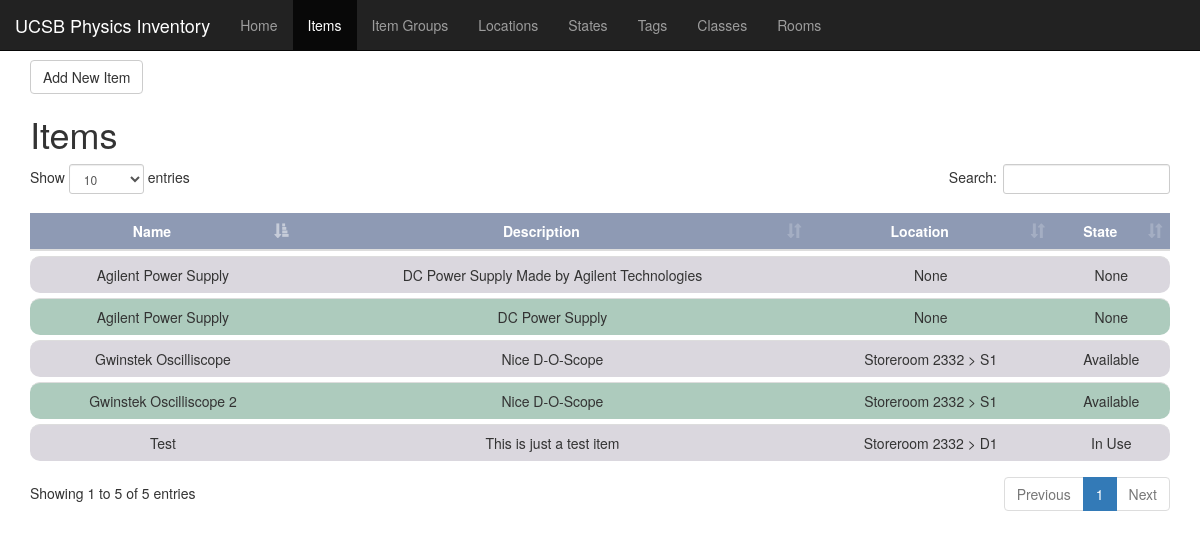
/items, run on an earlier commit of the app's database.
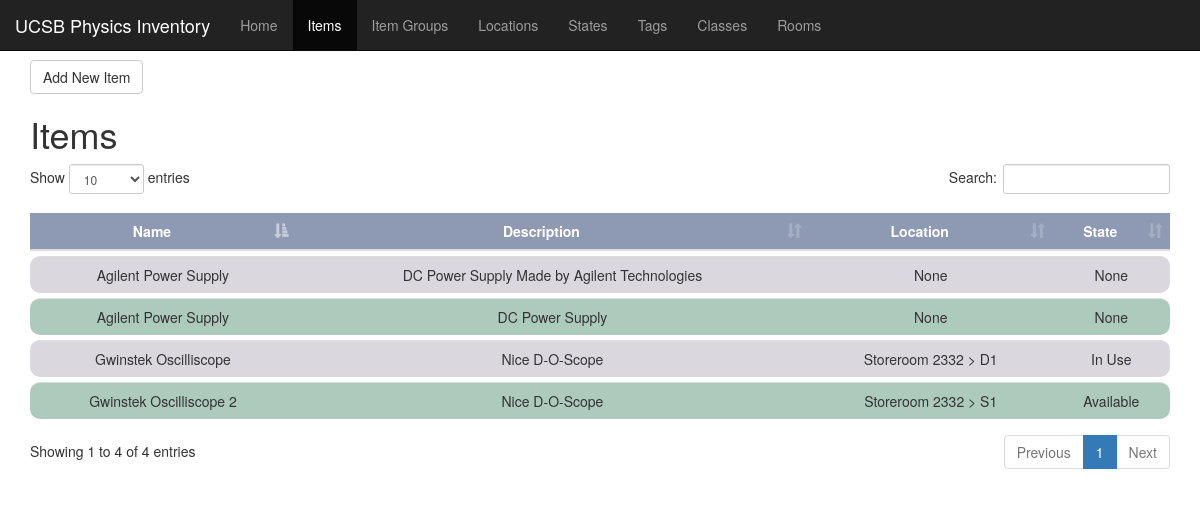
And on a later commit of the database.
### inventory/models.py (models this page shows, shortened)
class Item(models.Model):
    name = models.CharField(max_length=50)
    description = models.CharField(max_length=140)
    barcode = models.PositiveIntegerField(blank=True, null=True)
    group = models.ForeignKey(Group, blank=True, null=True)
    location = models.ForeignKey(Location, blank=True, null=True)
    state = models.ForeignKey(State, blank=True, null=True)
    tags = models.ManyToManyField(Tag, blank=True, null=True)
    classes = models.ManyToManyField(Class, blank=True, null=True)
    checkout_date = models.DateTimeField('check out date', blank=True, null=True)
    checkin_date = models.DateTimeField('check in date', blank=True, null=True)

class IterModel(object):
    def __iter__(self):
        for i in vars(self):
            if i == "id" or i.startswith("_"):
                continue
            elif i.endswith('id'):
                i = i.replace("_id", '_set')
                yield (i, getattr(self, str(i)))
            else:
                yield (i, getattr(self, str(i)))

class Location(models.Model, IterModel):
    name = models.CharField(max_length=50)
    description = models.CharField(max_length=140)
    room = models.ForeignKey("Room")
    barcode = models.PositiveIntegerField(blank=True, null=True)
    def __str__(self):
        return str(self.room) + " > " + self.name

class Room(models.Model, IterModel):
    name = models.CharField(max_length=50)
    description = models.CharField(max_length=140)
    number = models.PositiveIntegerField()
    barcode = models.PositiveIntegerField(blank=True, null=True)
    def __str__(self):
        return self.name

class State(models.Model, IterModel):
    name = models.CharField(max_length=50)
    description = models.CharField(max_length=140)
    barcode = models.PositiveIntegerField(blank=True, null=True)
    def __str__(self):
        return self.name

### inventory/views.py (the view)
# urls.py: url(r'^items$', views.GenericListView.as_view(columns=['name', 'description', 'location', 'state']), name='items'),
class GenericListView(ListView):
    model = Item
    template_name = "lists.html"
    columns = None
    title = None
    def get_context_data(self, **kwargs):
        context = super(GenericListView, self).get_context_data(**kwargs)
        context['columns'] = self.columns
        if self.title is None:
            self.title = p.plural(self.model.__name__)
        context['title'] = self.title
        context['active'] = self.model.__name__.lower()
        return context

### inventory/templatetags/filters.py (called while the page is built, shortened)
@register.filter(name="get_attr")
def get_attr(value, arg):
    result = getattr(value, str(arg))
    return result

@register.filter(name="titlize")
def titlize(value):
    first_cap = compile('(.)([A-Z][a-z]+)')
    all_caps = compile('([a-z0-9])([A-Z])')
    temp = first_cap.sub(r'\1 \2', value)
    value = all_caps.sub(r'\1 \2', temp)
    pattern = compile("[\W_\d]+")
    value = pattern.sub(' ', value)
    return capwords(value)

### inventory/templates/lists.html (shortened to what this page needs)
{% extends 'base.html' %}
{% load filters %}
{% block content %}
     <div class="container">
        <a class="btn btn-default" href="{% url 'new_'|add:active %}">Add New {{ active|titlize }}</a>
    </div>
    <div class="container">
        <h1>{{ title|titlize }}</h1>
        <table class="table table-hover" id="dTable">
            <thead>
                <tr>
                    {% for attribute in columns %}
                        {% if forloop.counter0 == 0 %}
                        <th class="header">
                            {{ attribute|titlize }}
                        </th>
                        {% else %}
                            <th class="">{{ attribute|titlize }}</th>
                        {% endif %}
                    {% endfor %}
                </tr>
            </thead>
            <tbody>
            {% for obj in object_list  %}
                <tr class="clickable-row" data-url="{% url active|add:'_detail' obj.id %}">
                        {% for attribute in columns %}
                            <td>{{ obj|get_attr:attribute }}</td>
                        {% endfor %}
                </tr>
            {% endfor %}
            </tbody>
        </table>
    </div>
{% endblock content %}

### inventory/templates/base.html (shortened to what this page needs)
<!DOCTYPE html>
<html lang="en">
<head>
    {% load static %}
    <link href="{% static 'bower_components/bootstrap/dist/css/bootstrap.min.css' %}" rel="stylesheet">
    <link href="{% static 'css/style.css' %}" rel="stylesheet">
    <link rel="stylesheet" href="{% static 'datatables/datatables.min.css' %}">
</head>
<body>
    <nav class="navbar navbar-inverse navbar-fixed-top">
      <div class="container-fluid">
        <div class="navbar-header">
          <a class="navbar-brand" href="/">UCSB Physics Inventory</a>
        </div>
        <div id="navbar" class="collapse navbar-collapse" role="navigation">
            <ul class="nav navbar-nav">
                <li class="{% if active == 'home' %}active{% endif %}"><a href="{% url 'index' %}">Home</a></li>
                <li class="{% if active == 'item' %}active{% endif %}"><a href="{% url 'items' %}">Items</a></li>
                <li class="{% if active == 'group' %}active{% endif %}"><a href="{% url 'groups' %}">Item Groups</a></li>
                <li class="{% if active == 'location' %}active{% endif %}"><a href="{% url 'locations' %}">Locations</a></li>
                <li class="{% if active == 'state' %}active{% endif %} hidden-xs hidden-sm">
                    <a href="{% url 'states' %}">States</a>
                </li>
                <li class="{% if active == 'tag' %}active{% endif %} hidden-xs hidden-sm">
                    <a href="{% url 'tags' %}">Tags</a>
                </li>
                <li class="{% if active == 'class' %}active{% endif %} hidden-xs hidden-sm">
                    <a href="{% url 'classes' %}">Classes</a>
                </li>
                <li class="{% if active == 'room' %}active{% endif %} hidden_xs hidden-sm">
                    <a href="{% url 'rooms' %}">Rooms</a>
                </li>
            </ul>
        </div>
      </div>
    </nav>
    {% block content %}
    {%  endblock content %}
</body>
</html>

### inventory/static/css/style.css (style rules this page uses)
thead th { background-color: #8E9AB4; color: #ffffff; text-align: center; }
tbody td { text-align: center; }
tbody > tr:nth-child(odd) > td { background-color: #DAD7DE; }
tbody > tr:nth-child(even) > td { background-color: #ADCBBD; }
tr>td:first-child { border-bottom-left-radius: 10px; border-top-left-radius: 10px; }
tr>td:last-child { border-bottom-right-radius: 10px; border-top-right-radius: 10px; }
table { border-spacing: 0 5px; border-collapse: separate; }

What changed in the data, as far as the page shows it:
removed Item: columns "Test" "This is just a test item" "Storeroom 2332 > D1" "In Use"
Also different on the page:
text written by a page script: "Show entries Search: Showing 1 to 5 of 5 entries Previous 1 Next" → "Show entries Search: Showing 1 to 4 of 4 entries Previous 1 Next"
new list line: "Storeroom 2332 > D1"
new list line: "In Use"
list line gone: "Storeroom 2332 > S1"
list line gone: "Available"
